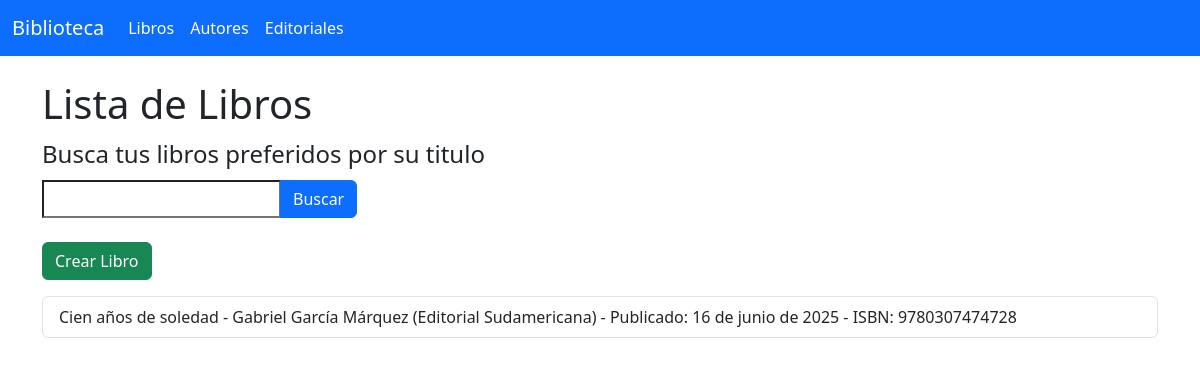
/appcoder/libros/, run on an earlier commit of the app's database.
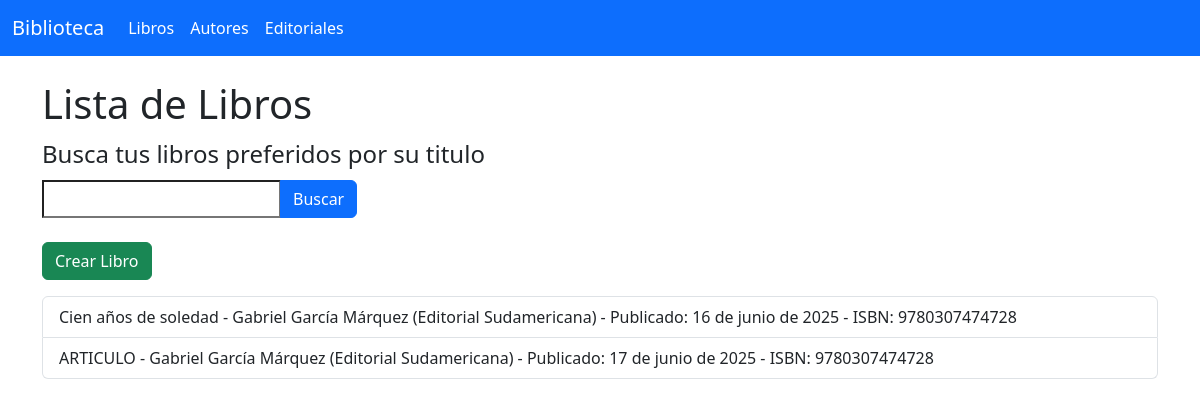
And on a later commit of the database.
### AppCoder/models.py (models this page shows, shortened)
class Libro(models.Model):
    titulo = models.CharField(max_length=200)
    autor = models.ForeignKey(Autor, on_delete=models.CASCADE)
    editorial = models.ForeignKey(Editorial, on_delete=models.CASCADE)
    fecha_publicacion = models.DateField()
    isbn = models.CharField(max_length=13)

class Autor(models.Model):
    nombre = models.CharField(max_length=100)
    nacionalidad = models.CharField(max_length=50)
    fecha_nacimiento = models.DateField()

class Editorial(models.Model):
    nombre = models.CharField(max_length=100)
    pais = models.CharField(max_length=50)
    fundacion = models.DateField()

### AppCoder/views.py (the view)
# urls.py: path('libros/', lista_libros, name='lista_libros'),
def lista_libros(request):
    form = LibroSearchForm(request.GET or None)
    libros = Libro.objects.all()
    if form.is_valid() and form.cleaned_data.get('titulo'):
        libros = libros.filter(titulo__icontains=form.cleaned_data['titulo'])
    return render(request, 'AppCoder/libros/lista_libros.html', {'libros': libros, 'form': form})

### AppCoder/forms.py
class LibroSearchForm(forms.Form):
    titulo = forms.CharField(max_length=200, required=False, label="Buscar por Título")

### templates/AppCoder/libros/lista_libros.html (shortened to what this page needs)
    {% extends "base.html" %}
    {% block content %}
    <h1>Lista de Libros</h1>
    <form method="get" class="mb-4">
      <legend>Busca tus libros preferidos por su titulo</legend>
      <div class="input-group">
        {{ form.titulo }}
        <button type="submit" class="btn btn-primary">Buscar</button>
      </div>
    </form>
    <a href="{% url 'crear_libro' %}" class="btn btn-success mb-3">Crear Libro</a>
    <ul class="list-group">
      {% for libro in libros %}
        <li class="list-group-item">
          {{ libro.titulo }} - {{ libro.autor.nombre }} ({{ libro.editorial.nombre }}) - Publicado: {{ libro.fecha_publicacion }} - ISBN: {{ libro.isbn }}
        </li>
      {% empty %}
        <li class="list-group-item">No hay libros cargados.</li>
      {% endfor %}
    </ul>
    {% endblock %}

### templates/base.html (shortened to what this page needs)
{% load static %}
<!DOCTYPE html>
<html lang="es">
  <head>
    <link
      href="https://cdn.jsdelivr.net/npm/bootstrap@5.3.3/dist/css/bootstrap.min.css"
      rel="stylesheet"
    />
    <link rel="stylesheet" href="{% static 'styles.css' %}">
  </head>
  <body class="mx-auto">
    <nav class="navbar navbar-expand-lg navbar-dark bg-primary mb-4">
      <div class="container-fluid">
        <a class="navbar-brand" href="{% url 'inicio' %}">Biblioteca</a>
        <div class="collapse navbar-collapse" id="navbarNav">
          <ul class="navbar-nav">
            <li class="nav-item">
              <a class="nav-link text-white" href="{% url 'lista_libros' %}">Libros</a>
            </li>
            <li class="nav-item">
              <a class="nav-link text-white" href="{% url 'lista_autores' %}">Autores</a>
            </li>
            <li class="nav-item">
              <a class="nav-link text-white" href="{% url 'lista_editoriales' %}">Editoriales</a>
            </li>
          </ul>
        </div>
      </div>
    </nav>
    <div class="container">
      {% block content %}{% endblock %}
    </div>
  </body>
</html>

What changed in the data, as far as the page shows it:
added Libro: titulo "ARTICULO", autor.nombre "Gabriel García Márquez", editorial.nombre "Editorial Sudamericana", fecha_publicacion "17 de junio de 2025", isbn "9780307474728"
